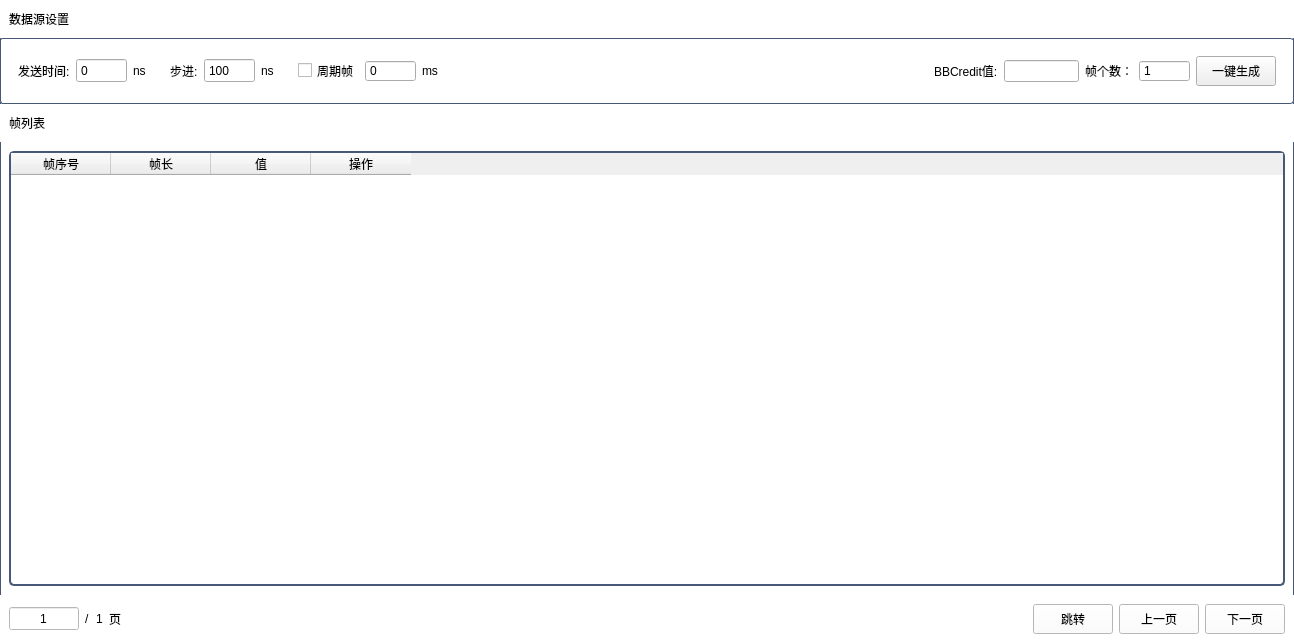
<?xml version="1.0" encoding="UTF-8"?>
<ui version="4.0">
 <class>wid_FCData</class>
 <widget class="QWidget" name="wid_FCData">
  <property name="geometry">
   <rect>
    <x>0</x>
    <y>0</y>
    <width>1294</width>
    <height>643</height>
   </rect>
  </property>
  <property name="windowTitle">
   <string>Form</string>
  </property>
  <property name="styleSheet">
   <string notr="true">#wid_FCData{
background-color: rgb(255, 255, 255);
border:1px solid rgb(70,90,120);
border-radius:3px;
}</string>
  </property>
  <layout class="QGridLayout" name="gridLayout_12">
   <property name="leftMargin">
    <number>0</number>
   </property>
   <property name="topMargin">
    <number>0</number>
   </property>
   <property name="rightMargin">
    <number>0</number>
   </property>
   <property name="bottomMargin">
    <number>0</number>
   </property>
   <property name="spacing">
    <number>0</number>
   </property>
   <item row="0" column="0">
    <widget class="QWidget" name="widget_6" native="true">
     <property name="styleSheet">
      <string notr="true">#widget_6{
background-color: rgb(255, 255, 255);
}</string>
     </property>
     <layout class="QGridLayout" name="gridLayout_5">
      <item row="0" column="0">
       <layout class="QGridLayout" name="gridLayout_7">
        <property name="spacing">
         <number>0</number>
        </property>
        <item row="0" column="0">
         <widget class="QLabel" name="label_3">
          <property name="styleSheet">
           <string notr="true">color: rgb(0, 0, 0);
font: 75 14pt &quot;微软雅黑&quot;;</string>
          </property>
          <property name="text">
           <string>数据源设置</string>
          </property>
         </widget>
        </item>
        <item row="0" column="1">
         <spacer name="horizontalSpacer_4">
          <property name="orientation">
           <enum>Qt::Horizontal</enum>
          </property>
          <property name="sizeHint" stdset="0">
           <size>
            <width>40</width>
            <height>20</height>
           </size>
          </property>
         </spacer>
        </item>
       </layout>
      </item>
     </layout>
    </widget>
   </item>
   <item row="1" column="0">
    <widget class="QWidget" name="widget_5" native="true">
     <property name="styleSheet">
      <string notr="true">#widget_5{
background-color: rgb(255, 255, 255);
border:1px solid rgb(70,90,120);
border-radius:3px;
}</string>
     </property>
     <layout class="QGridLayout" name="gridLayout_4">
      <item row="0" column="0">
       <widget class="QWidget" name="widget" native="true">
        <layout class="QGridLayout" name="gridLayout">
         <item row="0" column="2">
          <widget class="QLabel" name="label_2">
           <property name="text">
            <string>ns</string>
           </property>
          </widget>
         </item>
         <item row="0" column="0">
          <widget class="QLabel" name="label">
           <property name="text">
            <string>发送时间:</string>
           </property>
          </widget>
         </item>
         <item row="0" column="1">
          <widget class="QSpinBox" name="spinBox_start">
           <property name="minimumSize">
            <size>
             <width>50</width>
             <height>25</height>
            </size>
           </property>
           <property name="buttonSymbols">
            <enum>QAbstractSpinBox::NoButtons</enum>
           </property>
           <property name="maximum">
            <number>100000000</number>
           </property>
          </widget>
         </item>
        </layout>
       </widget>
      </item>
      <item row="0" column="1">
       <widget class="QWidget" name="widget_2" native="true">
        <layout class="QGridLayout" name="gridLayout_2">
         <item row="0" column="0">
          <widget class="QLabel" name="label_4">
           <property name="text">
            <string>步进:</string>
           </property>
          </widget>
         </item>
         <item row="0" column="1">
          <widget class="QSpinBox" name="spinBox_step">
           <property name="minimumSize">
            <size>
             <width>50</width>
             <height>25</height>
            </size>
           </property>
           <property name="buttonSymbols">
            <enum>QAbstractSpinBox::NoButtons</enum>
           </property>
           <property name="maximum">
            <number>1000000000</number>
           </property>
           <property name="value">
            <number>100</number>
           </property>
          </widget>
         </item>
         <item row="0" column="2">
          <widget class="QLabel" name="label_5">
           <property name="text">
            <string>ns</string>
           </property>
          </widget>
         </item>
        </layout>
       </widget>
      </item>
      <item row="0" column="2">
       <widget class="QWidget" name="widget_3" native="true">
        <layout class="QGridLayout" name="gridLayout_3">
         <item row="0" column="0">
          <widget class="QCheckBox" name="checkBox_times">
           <property name="minimumSize">
            <size>
             <width>30</width>
             <height>25</height>
            </size>
           </property>
           <property name="text">
            <string>周期帧</string>
           </property>
          </widget>
         </item>
         <item row="0" column="6">
          <widget class="QLabel" name="label_9">
           <property name="text">
            <string>帧个数：</string>
           </property>
          </widget>
         </item>
         <item row="0" column="4">
          <widget class="QLabel" name="label_28">
           <property name="text">
            <string>BBCredit值:</string>
           </property>
          </widget>
         </item>
         <item row="0" column="1">
          <widget class="QSpinBox" name="spinBox_times">
           <property name="buttonSymbols">
            <enum>QAbstractSpinBox::NoButtons</enum>
           </property>
           <property name="maximum">
            <number>999999999</number>
           </property>
          </widget>
         </item>
         <item row="0" column="3">
          <spacer name="horizontalSpacer">
           <property name="orientation">
            <enum>Qt::Horizontal</enum>
           </property>
           <property name="sizeHint" stdset="0">
            <size>
             <width>40</width>
             <height>20</height>
            </size>
           </property>
          </spacer>
         </item>
         <item row="0" column="7">
          <widget class="QSpinBox" name="spinBox_msgCount">
           <property name="buttonSymbols">
            <enum>QAbstractSpinBox::NoButtons</enum>
           </property>
           <property name="minimum">
            <number>1</number>
           </property>
           <property name="maximum">
            <number>1000000000</number>
           </property>
          </widget>
         </item>
         <item row="0" column="5">
          <widget class="QLineEdit" name="lineEdit_bbcValue">
           <property name="maximumSize">
            <size>
             <width>75</width>
             <height>16777215</height>
            </size>
           </property>
          </widget>
         </item>
         <item row="0" column="8">
          <widget class="QPushButton" name="pushButton_creat">
           <property name="minimumSize">
            <size>
             <width>75</width>
             <height>30</height>
            </size>
           </property>
           <property name="styleSheet">
            <string notr="true">QPushButton{
border:1px solid rgb(70,90,120);
color: rgb(255, 255, 255);
border-radius:3px;
font: 75 11pt &quot;微软雅黑&quot;;
background-color: rgb(153,217,234);
}
QPushButton:hover{
color: rgb(25, 118, 210);
background-color: rgb(227, 236, 255);
};</string>
           </property>
           <property name="text">
            <string>一键生成</string>
           </property>
          </widget>
         </item>
         <item row="0" column="2">
          <widget class="QLabel" name="label_6">
           <property name="text">
            <string>ms</string>
           </property>
          </widget>
         </item>
        </layout>
       </widget>
      </item>
     </layout>
    </widget>
   </item>
   <item row="2" column="0">
    <widget class="QWidget" name="widget_7" native="true">
     <property name="styleSheet">
      <string notr="true">#widget_7{
background-color: rgb(255, 255, 255);
}</string>
     </property>
     <layout class="QGridLayout" name="gridLayout_9">
      <item row="0" column="0">
       <layout class="QGridLayout" name="gridLayout_10">
        <property name="spacing">
         <number>0</number>
        </property>
        <item row="0" column="0">
         <widget class="QLabel" name="label_8">
          <property name="styleSheet">
           <string notr="true">color: rgb(0, 0, 0);
font: 75 14pt &quot;微软雅黑&quot;;</string>
          </property>
          <property name="text">
           <string>帧列表</string>
          </property>
         </widget>
        </item>
        <item row="0" column="1">
         <spacer name="horizontalSpacer_7">
          <property name="orientation">
           <enum>Qt::Horizontal</enum>
          </property>
          <property name="sizeHint" stdset="0">
           <size>
            <width>40</width>
            <height>20</height>
           </size>
          </property>
         </spacer>
        </item>
       </layout>
      </item>
     </layout>
    </widget>
   </item>
   <item row="3" column="0">
    <widget class="QWidget" name="widget_4" native="true">
     <layout class="QGridLayout" name="gridLayout_11">
      <item row="0" column="0">
       <widget class="QTableWidget" name="tableWidget">
        <property name="styleSheet">
         <string notr="true">#tableWidget{
background-color: rgb(255,255,255);
border-left:2px solid rgb(70,90,120);
border-right:2px solid rgb(70,90,120);
border-bottom:2px solid rgb(70,90,120);
border-top:2px solid rgb(70,90,120);
border-radius:5px;
font: 75 11pt &quot;微软雅黑&quot;;
color: rgb(0,0,0);
gridline-color:rgb(70,90,120);
}
Qtablewidget::item{
border:1px solid rgb(70,90,120);
}</string>
        </property>
        <column>
         <property name="text">
          <string>帧序号</string>
         </property>
        </column>
        <column>
         <property name="text">
          <string>帧长</string>
         </property>
        </column>
        <column>
         <property name="text">
          <string>值</string>
         </property>
        </column>
        <column>
         <property name="text">
          <string>操作</string>
         </property>
        </column>
       </widget>
      </item>
     </layout>
    </widget>
   </item>
   <item row="4" column="0">
    <widget class="QWidget" name="widget_31" native="true">
     <property name="styleSheet">
      <string notr="true">background-color: rgb(255, 255, 255);</string>
     </property>
     <layout class="QGridLayout" name="gridLayout_34">
      <item row="0" column="2">
       <widget class="QLabel" name="label_pageall">
        <property name="minimumSize">
         <size>
          <width>0</width>
          <height>0</height>
         </size>
        </property>
        <property name="styleSheet">
         <string notr="true">color: rgb(0,0,0);
font: 75 14pt &quot;微软雅黑&quot;;
background-color: rgb(255,255,255);</string>
        </property>
        <property name="text">
         <string>1</string>
        </property>
       </widget>
      </item>
      <item row="0" column="6">
       <widget class="QPushButton" name="pushButton_up">
        <property name="minimumSize">
         <size>
          <width>75</width>
          <height>30</height>
         </size>
        </property>
        <property name="styleSheet">
         <string notr="true">QPushButton{
border:1px solid rgb(70,90,120);
color: rgb(255, 255, 255);
border-radius:3px;
font: 75 11pt &quot;微软雅黑&quot;;
background-color: rgb(153,217,234);
}
QPushButton:hover{
color: rgb(25, 118, 210);
background-color: rgb(227, 236, 255);
};</string>
        </property>
        <property name="text">
         <string>上一页</string>
        </property>
       </widget>
      </item>
      <item row="0" column="3">
       <widget class="QLabel" name="label_27">
        <property name="minimumSize">
         <size>
          <width>0</width>
          <height>0</height>
         </size>
        </property>
        <property name="styleSheet">
         <string notr="true">color: rgb(0,0,0);
font: 75 14pt &quot;微软雅黑&quot;;
background-color: rgb(255,255,255);</string>
        </property>
        <property name="text">
         <string>页</string>
        </property>
       </widget>
      </item>
      <item row="0" column="4">
       <spacer name="horizontalSpacer_8">
        <property name="orientation">
         <enum>Qt::Horizontal</enum>
        </property>
        <property name="sizeHint" stdset="0">
         <size>
          <width>40</width>
          <height>20</height>
         </size>
        </property>
       </spacer>
      </item>
      <item row="0" column="0">
       <widget class="QSpinBox" name="sBox_currentPage">
        <property name="minimumSize">
         <size>
          <width>70</width>
          <height>25</height>
         </size>
        </property>
        <property name="styleSheet">
         <string notr="true">color: rgb(0,0,0);
font: 75 14pt &quot;微软雅黑&quot;;
background-color: rgb(255,255,255);</string>
        </property>
        <property name="alignment">
         <set>Qt::AlignCenter</set>
        </property>
        <property name="buttonSymbols">
         <enum>QAbstractSpinBox::NoButtons</enum>
        </property>
        <property name="minimum">
         <number>1</number>
        </property>
        <property name="maximum">
         <number>10000</number>
        </property>
       </widget>
      </item>
      <item row="0" column="7">
       <widget class="QPushButton" name="pushButton_down">
        <property name="minimumSize">
         <size>
          <width>75</width>
          <height>30</height>
         </size>
        </property>
        <property name="styleSheet">
         <string notr="true">QPushButton{
border:1px solid rgb(70,90,120);
color: rgb(255, 255, 255);
border-radius:3px;
font: 75 11pt &quot;微软雅黑&quot;;
background-color: rgb(153,217,234);
}
QPushButton:hover{
color: rgb(25, 118, 210);
background-color: rgb(227, 236, 255);
};</string>
        </property>
        <property name="text">
         <string>下一页</string>
        </property>
       </widget>
      </item>
      <item row="0" column="1">
       <widget class="QLabel" name="label_18">
        <property name="styleSheet">
         <string notr="true">color: rgb(0,0,0);
font: 75 14pt &quot;微软雅黑&quot;;
background-color: rgb(255,255,255);</string>
        </property>
        <property name="text">
         <string>/</string>
        </property>
       </widget>
      </item>
      <item row="0" column="5">
       <widget class="QPushButton" name="pbtn_tunTo">
        <property name="minimumSize">
         <size>
          <width>75</width>
          <height>30</height>
         </size>
        </property>
        <property name="styleSheet">
         <string notr="true">QPushButton{
border:1px solid rgb(70,90,120);
color: rgb(255, 255, 255);
border-radius:3px;
font: 75 11pt &quot;微软雅黑&quot;;
background-color: rgb(153,217,234);
}
QPushButton:hover{
color: rgb(25, 118, 210);
background-color: rgb(227, 236, 255);
};</string>
        </property>
        <property name="text">
         <string>跳转</string>
        </property>
       </widget>
      </item>
     </layout>
    </widget>
   </item>
  </layout>
 </widget>
 <resources/>
 <connections/>
</ui>
